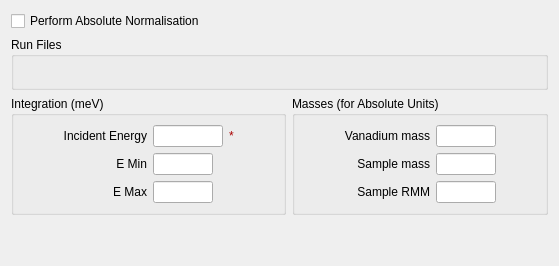
     <widget class="QWidget" name="tabAbsoluteUnits">
      <attribute name="title">
       <string>Absolute Units</string>
      </attribute>
      <layout class="QVBoxLayout" name="verticalLayout_11">
       <item>
        <widget class="QCheckBox" name="ckRunAbsol">
         <property name="enabled">
          <bool>true</bool>
         </property>
         <property name="text">
          <string>Perform Absolute Normalisation</string>
         </property>
         <property name="checked">
          <bool>false</bool>
         </property>
        </widget>
       </item>
       <item>
        <widget class="QGroupBox" name="gbCalRuns">
         <property name="enabled">
          <bool>true</bool>
         </property>
         <property name="title">
          <string>Run Files</string>
         </property>
         <layout class="QVBoxLayout" name="verticalLayout_31">
          <item>
           <widget class="MantidQt::MantidWidgets::MWRunFiles" name="absRunFiles">
            <property name="label" stdset="0">
             <string>Abs Units Vanadium</string>
            </property>
           </widget>
          </item>
          <item>
           <widget class="MantidQt::MantidWidgets::MWRunFiles" name="absMapFile">
            <property name="findRunFiles" stdset="0">
             <bool>false</bool>
            </property>
            <property name="label" stdset="0">
             <string>Map File  </string>
            </property>
            <property name="multipleFiles" stdset="0">
             <bool>false</bool>
            </property>
            <property name="optional" stdset="0">
             <bool>true</bool>
            </property>
            <property name="algorithmAndProperty" stdset="0">
             <string>GroupDetectors|MapFile</string>
            </property>
           </widget>
          </item>
          <item>
           <widget class="MantidQt::MantidWidgets::MWRunFiles" name="absWhiteFile">
            <property name="label" stdset="0">
             <string>Detector Vanadium (Abs Units)</string>
            </property>
            <property name="multipleFiles" stdset="0">
             <bool>false</bool>
            </property>
            <property name="optional" stdset="0">
             <bool>true</bool>
            </property>
           </widget>
          </item>
         </layout>
        </widget>
       </item>
       <item>
        <layout class="QHBoxLayout" name="horizontalLayout_17">
         <item>
          <widget class="QGroupBox" name="gbInteg">
           <property name="styleSheet">
            <string notr="true"/>
           </property>
           <property name="title">
            <string>Integration (meV)</string>
           </property>
           <layout class="QGridLayout" name="gridLayout_17">
            <item row="2" column="1">
             <widget class="QLabel" name="label_29">
              <property name="text">
               <string>E Min</string>
              </property>
              <property name="alignment">
               <set>Qt::AlignRight|Qt::AlignTrailing|Qt::AlignVCenter</set>
              </property>
             </widget>
            </item>
            <item row="2" column="2">
             <widget class="QLineEdit" name="leVanELow">
              <property name="maximumSize">
               <size>
                <width>60</width>
                <height>16777215</height>
               </size>
              </property>
             </widget>
            </item>
            <item row="3" column="1">
             <widget class="QLabel" name="label_30">
              <property name="text">
               <string>E Max</string>
              </property>
              <property name="alignment">
               <set>Qt::AlignRight|Qt::AlignTrailing|Qt::AlignVCenter</set>
              </property>
             </widget>
            </item>
            <item row="3" column="2">
             <widget class="QLineEdit" name="leVanEHigh">
              <property name="maximumSize">
               <size>
                <width>60</width>
                <height>16777215</height>
               </size>
              </property>
             </widget>
            </item>
            <item row="1" column="1">
             <widget class="QLabel" name="label_31">
              <property name="text">
               <string>Incident Energy</string>
              </property>
              <property name="alignment">
               <set>Qt::AlignRight|Qt::AlignTrailing|Qt::AlignVCenter</set>
              </property>
             </widget>
            </item>
            <item row="1" column="2">
             <widget class="QLineEdit" name="leVanEi">
              <property name="minimumSize">
               <size>
                <width>0</width>
                <height>0</height>
               </size>
              </property>
              <property name="maximumSize">
               <size>
                <width>70</width>
                <height>16777215</height>
               </size>
              </property>
             </widget>
            </item>
            <item row="1" column="4">
             <spacer name="horizontalSpacer_24">
              <property name="orientation">
               <enum>Qt::Horizontal</enum>
              </property>
              <property name="sizeHint" stdset="0">
               <size>
                <width>40</width>
                <height>20</height>
               </size>
              </property>
             </spacer>
            </item>
            <item row="1" column="0">
             <spacer name="horizontalSpacer_25">
              <property name="orientation">
               <enum>Qt::Horizontal</enum>
              </property>
              <property name="sizeHint" stdset="0">
               <size>
                <width>40</width>
                <height>20</height>
               </size>
              </property>
             </spacer>
            </item>
            <item row="1" column="3">
             <widget class="QLabel" name="lbValAbsEi">
              <property name="palette">
               <palette>
                <active>
                 <colorrole role="WindowText">
                  <brush brushstyle="SolidPattern">
                   <color alpha="255">
                    <red>170</red>
                    <green>0</green>
                    <blue>0</blue>
                   </color>
                  </brush>
                 </colorrole>
                </active>
                <inactive>
                 <colorrole role="WindowText">
                  <brush brushstyle="SolidPattern">
                   <color alpha="255">
                    <red>170</red>
                    <green>0</green>
                    <blue>0</blue>
                   </color>
                  </brush>
                 </colorrole>
                </inactive>
                <disabled>
                 <colorrole role="WindowText">
                  <brush brushstyle="SolidPattern">
                   <color alpha="255">
                    <red>118</red>
                    <green>116</green>
                    <blue>108</blue>
                   </color>
                  </brush>
                 </colorrole>
                </disabled>
               </palette>
              </property>
              <property name="styleSheet">
               <string notr="true"/>
              </property>
              <property name="text">
               <string>*</string>
              </property>
             </widget>
            </item>
           </layout>
          </widget>
         </item>
         <item>
          <widget class="QGroupBox" name="gbMasses">
           <property name="sizePolicy">
            <sizepolicy hsizetype="Expanding" vsizetype="Expanding">
             <horstretch>0</horstretch>
             <verstretch>0</verstretch>
            </sizepolicy>
           </property>
           <property name="title">
            <string>Masses (for Absolute Units)</string>
           </property>
           <layout class="QGridLayout" name="gridLayout_18">
            <item row="0" column="1">
             <widget class="QLabel" name="label_32">
              <property name="layoutDirection">
               <enum>Qt::LeftToRight</enum>
              </property>
              <property name="text">
               <string>Vanadium mass</string>
              </property>
              <property name="alignment">
               <set>Qt::AlignRight|Qt::AlignTrailing|Qt::AlignVCenter</set>
              </property>
             </widget>
            </item>
            <item row="1" column="1">
             <widget class="QLabel" name="label_33">
              <property name="layoutDirection">
               <enum>Qt::LeftToRight</enum>
              </property>
              <property name="text">
               <string>Sample mass</string>
              </property>
              <property name="alignment">
               <set>Qt::AlignRight|Qt::AlignTrailing|Qt::AlignVCenter</set>
              </property>
             </widget>
            </item>
            <item row="2" column="1">
             <widget class="QLabel" name="label_34">
              <property name="layoutDirection">
               <enum>Qt::LeftToRight</enum>
              </property>
              <property name="text">
               <string>Sample RMM</string>
              </property>
              <property name="alignment">
               <set>Qt::AlignRight|Qt::AlignTrailing|Qt::AlignVCenter</set>
              </property>
             </widget>
            </item>
            <item row="2" column="2">
             <widget class="QLineEdit" name="leRMMMass">
              <property name="sizePolicy">
               <sizepolicy hsizetype="MinimumExpanding" vsizetype="Fixed">
                <horstretch>0</horstretch>
                <verstretch>0</verstretch>
               </sizepolicy>
              </property>
              <property name="maximumSize">
               <size>
                <width>60</width>
                <height>16777215</height>
               </size>
              </property>
             </widget>
            </item>
            <item row="1" column="2">
             <widget class="QLineEdit" name="leSamMass">
              <property name="sizePolicy">
               <sizepolicy hsizetype="MinimumExpanding" vsizetype="Fixed">
                <horstretch>0</horstretch>
                <verstretch>0</verstretch>
               </sizepolicy>
              </property>
              <property name="maximumSize">
               <size>
                <width>60</width>
                <height>16777215</height>
               </size>
              </property>
             </widget>
            </item>
            <item row="0" column="2">
             <widget class="QLineEdit" name="leVanMass">
              <property name="sizePolicy">
               <sizepolicy hsizetype="MinimumExpanding" vsizetype="Fixed">
                <horstretch>0</horstretch>
                <verstretch>0</verstretch>
               </sizepolicy>
              </property>
              <property name="maximumSize">
               <size>
                <width>60</width>
                <height>16777215</height>
               </size>
              </property>
             </widget>
            </item>
            <item row="0" column="3">
             <spacer name="horizontalSpacer_26">
              <property name="orientation">
               <enum>Qt::Horizontal</enum>
              </property>
              <property name="sizeHint" stdset="0">
               <size>
                <width>40</width>
                <height>20</height>
               </size>
              </property>
             </spacer>
            </item>
            <item row="0" column="0">
             <spacer name="horizontalSpacer_27">
              <property name="orientation">
               <enum>Qt::Horizontal</enum>
              </property>
              <property name="sizeHint" stdset="0">
               <size>
                <width>40</width>
                <height>20</height>
               </size>
              </property>
             </spacer>
            </item>
           </layout>
          </widget>
         </item>
        </layout>
       </item>
       <item>
        <spacer name="verticalSpacer">
         <property name="orientation">
          <enum>Qt::Vertical</enum>
         </property>
         <property name="sizeHint" stdset="0">
          <size>
           <width>20</width>
           <height>40</height>
          </size>
         </property>
        </spacer>
       </item>
      </layout>
     </widget>
